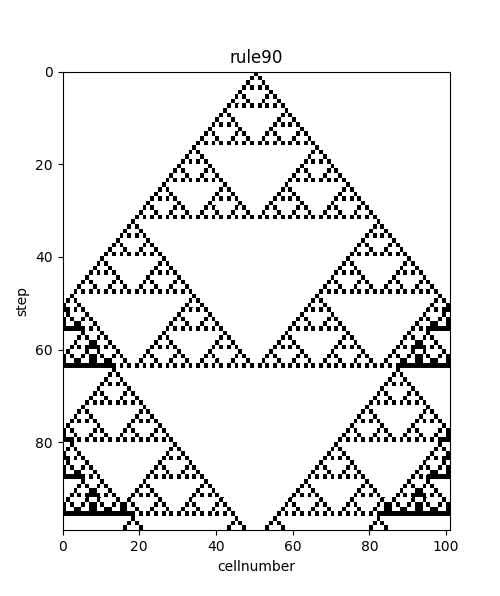

Here is the Python script that generated this plot:
import matplotlib.pyplot as plt
import numpy as np
import random as rnd
def ca_1d(l,t,rule,cell_i):
    cell=cell_i
    data=[cell]
    for i in range(t):
        cell_next=[0 for i in range(l)]
        for j in range(l):
          neighboringstate=cell[(j-1+l)%l]*4+cell[j]*2+cell[(j+1)%l]
          cell_next[j]=rule[neighboringstate]
        cell=cell_next
        data.append(cell)
    return(data)

L=101
T=100
SEED=100
rnd.seed(SEED)
RNO=90
RULE=[(RNO>>i)&1for i in range(8)]
#[0,0,...,0,1,0,...,0,0]
cell_init=[0 for i in range(L)]
cell_init[L//2]=1
#random
#cell_init=[rnd.randint(0,1) for i in range(L)]

dataXY=ca_1d(L,T,RULE,cell_init)
fig=plt.figure(figsize=(5,6))
ax=fig.add_subplot(1,1,1)
ax.pcolor(np.array(dataXY),vmin=0,vmax=1,cmap=plt.cm.binary)
ax.set_xlim(0,L)
ax.set_ylim(T-1,0)
ax.set_xlabel("cellnumber")
ax.set_ylabel("step")
ax.set_title("rule"+str(RNO))
plt.show()
